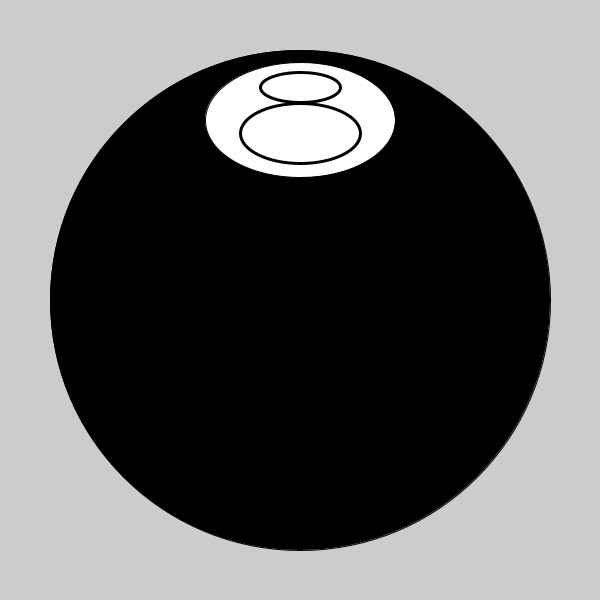
Frame 1 (no input)
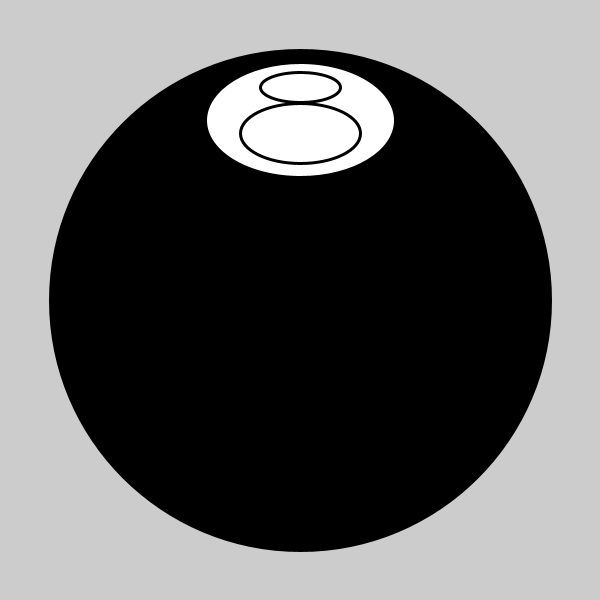
Frame 2 (the mouse pressed at the canvas centre, redrawn once)

The Processing sketch that drew these frames (run headless with seeded random() and noise(); the mouse was pressed at the canvas centre and the sketch redrawn once):

// Processing sketch: processing_81631
// ── processing_81631.pde

//Eugene Liang, Magic 8 Ball, CP1, Mods 16-17


String[] answers = {"I know I'm no help","I don't know", "Probably", "Stop asking me!", "rule: ask three before me", "let me think...", "try Googling it", "I refuse to help!", "Do you realize you're talking to a ball?", "Don't expect so much out of me!", "So much pressure, I can't think", "I hate this job...", "Go away"};
boolean mode = true;
void setup()
{
  size (600,600);
  frameRate(5);
  noLoop();
} 

void draw()
{
  fill(0);
  ellipse(300,300,500,500);
  if(mode == true)
  {
    fill(255);
    ellipse(300,120,190,115);
    noFill();
    strokeWeight(3);
    ellipse(300,87,80,30);
    ellipse(300,133,120,60);
  }
  else
  {
    fill(255);
    triangle(300,220,215,85,385,85);
    textAlign(CENTER);
    int click = int(random(answers.length));
    text(answers[click],300,300);
  }
}
void mouseClicked()
{
  mode = !mode;
  redraw();
}
